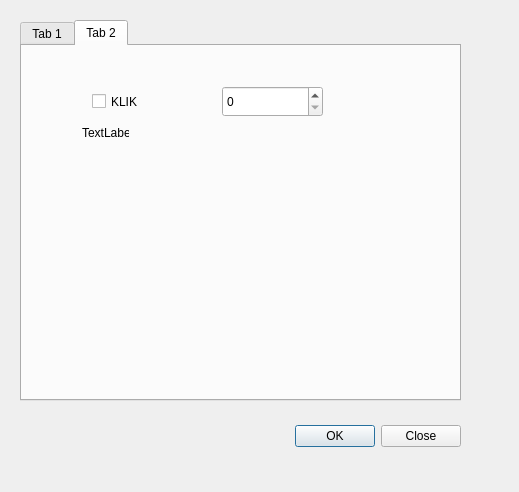
<?xml version="1.0" encoding="UTF-8"?>
<ui version="4.0">
 <class>Okno</class>
 <widget class="QDialog" name="Okno">
  <property name="enabled">
   <bool>true</bool>
  </property>
  <property name="geometry">
   <rect>
    <x>0</x>
    <y>0</y>
    <width>519</width>
    <height>492</height>
   </rect>
  </property>
  <property name="cursor">
   <cursorShape>ArrowCursor</cursorShape>
  </property>
  <property name="windowTitle">
   <string>NaszPlugin</string>
  </property>
  <property name="windowOpacity">
   <double>1.000000000000000</double>
  </property>
  <widget class="QDialogButtonBox" name="buttonBox">
   <property name="geometry">
    <rect>
     <x>120</x>
     <y>420</y>
     <width>341</width>
     <height>32</height>
    </rect>
   </property>
   <property name="orientation">
    <enum>Qt::Horizontal</enum>
   </property>
   <property name="standardButtons">
    <set>QDialogButtonBox::Close|QDialogButtonBox::Ok</set>
   </property>
   <property name="centerButtons">
    <bool>false</bool>
   </property>
  </widget>
  <widget class="QTabWidget" name="tabWidget">
   <property name="geometry">
    <rect>
     <x>20</x>
     <y>20</y>
     <width>441</width>
     <height>381</height>
    </rect>
   </property>
   <property name="currentIndex">
    <number>1</number>
   </property>
   <widget class="QWidget" name="tab">
    <attribute name="title">
     <string>Tab 1</string>
    </attribute>
    <widget class="QPushButton" name="pushButton">
     <property name="geometry">
      <rect>
       <x>20</x>
       <y>50</y>
       <width>75</width>
       <height>23</height>
      </rect>
     </property>
     <property name="text">
      <string>Otwórz</string>
     </property>
     <property name="checkable">
      <bool>false</bool>
     </property>
     <property name="checked">
      <bool>false</bool>
     </property>
     <property name="default">
      <bool>false</bool>
     </property>
     <property name="flat">
      <bool>false</bool>
     </property>
    </widget>
    <widget class="QPushButton" name="pushButton_2">
     <property name="geometry">
      <rect>
       <x>170</x>
       <y>100</y>
       <width>75</width>
       <height>23</height>
      </rect>
     </property>
     <property name="text">
      <string>Zapisz</string>
     </property>
    </widget>
    <widget class="QLineEdit" name="lineEdit">
     <property name="geometry">
      <rect>
       <x>120</x>
       <y>50</y>
       <width>301</width>
       <height>21</height>
      </rect>
     </property>
    </widget>
   </widget>
   <widget class="QWidget" name="tab_2">
    <attribute name="title">
     <string>Tab 2</string>
    </attribute>
    <widget class="QCheckBox" name="checkBox">
     <property name="geometry">
      <rect>
       <x>70</x>
       <y>40</y>
       <width>91</width>
       <height>31</height>
      </rect>
     </property>
     <property name="text">
      <string>KLIK</string>
     </property>
    </widget>
    <widget class="QSpinBox" name="spinBox">
     <property name="geometry">
      <rect>
       <x>200</x>
       <y>40</y>
       <width>101</width>
       <height>31</height>
      </rect>
     </property>
    </widget>
    <widget class="QLabel" name="label">
     <property name="geometry">
      <rect>
       <x>60</x>
       <y>80</y>
       <width>47</width>
       <height>13</height>
      </rect>
     </property>
     <property name="text">
      <string>TextLabel</string>
     </property>
    </widget>
   </widget>
  </widget>
 </widget>
 <resources/>
 <connections>
  <connection>
   <sender>buttonBox</sender>
   <signal>accepted()</signal>
   <receiver>Okno</receiver>
   <slot>accept()</slot>
   <hints>
    <hint type="sourcelabel">
     <x>248</x>
     <y>254</y>
    </hint>
    <hint type="destinationlabel">
     <x>157</x>
     <y>274</y>
    </hint>
   </hints>
  </connection>
  <connection>
   <sender>buttonBox</sender>
   <signal>rejected()</signal>
   <receiver>Okno</receiver>
   <slot>reject()</slot>
   <hints>
    <hint type="sourcelabel">
     <x>316</x>
     <y>260</y>
    </hint>
    <hint type="destinationlabel">
     <x>286</x>
     <y>274</y>
    </hint>
   </hints>
  </connection>
 </connections>
</ui>
